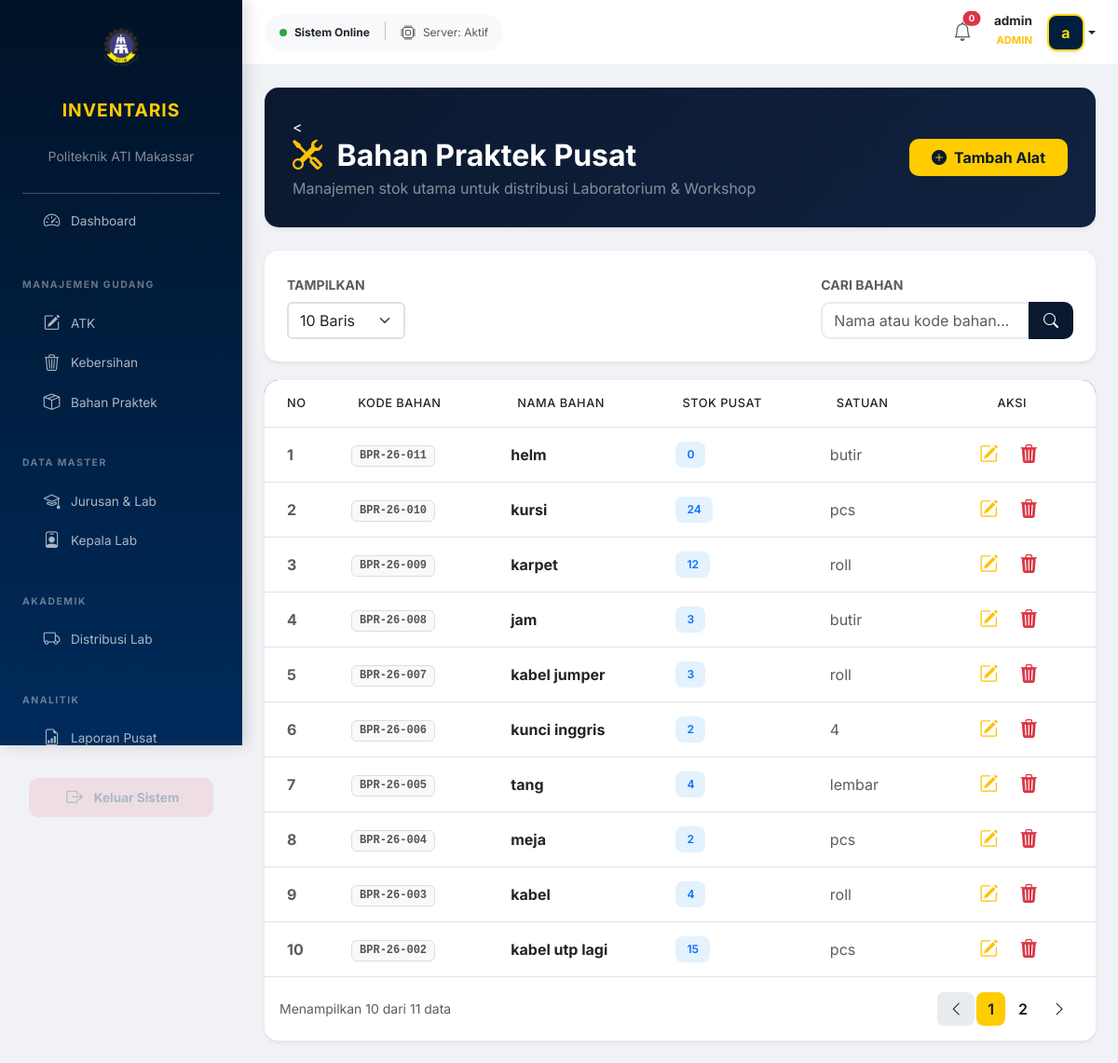
The page /modules/gudang/bahan-praktek.php (signed in) on the database as committed earlier.
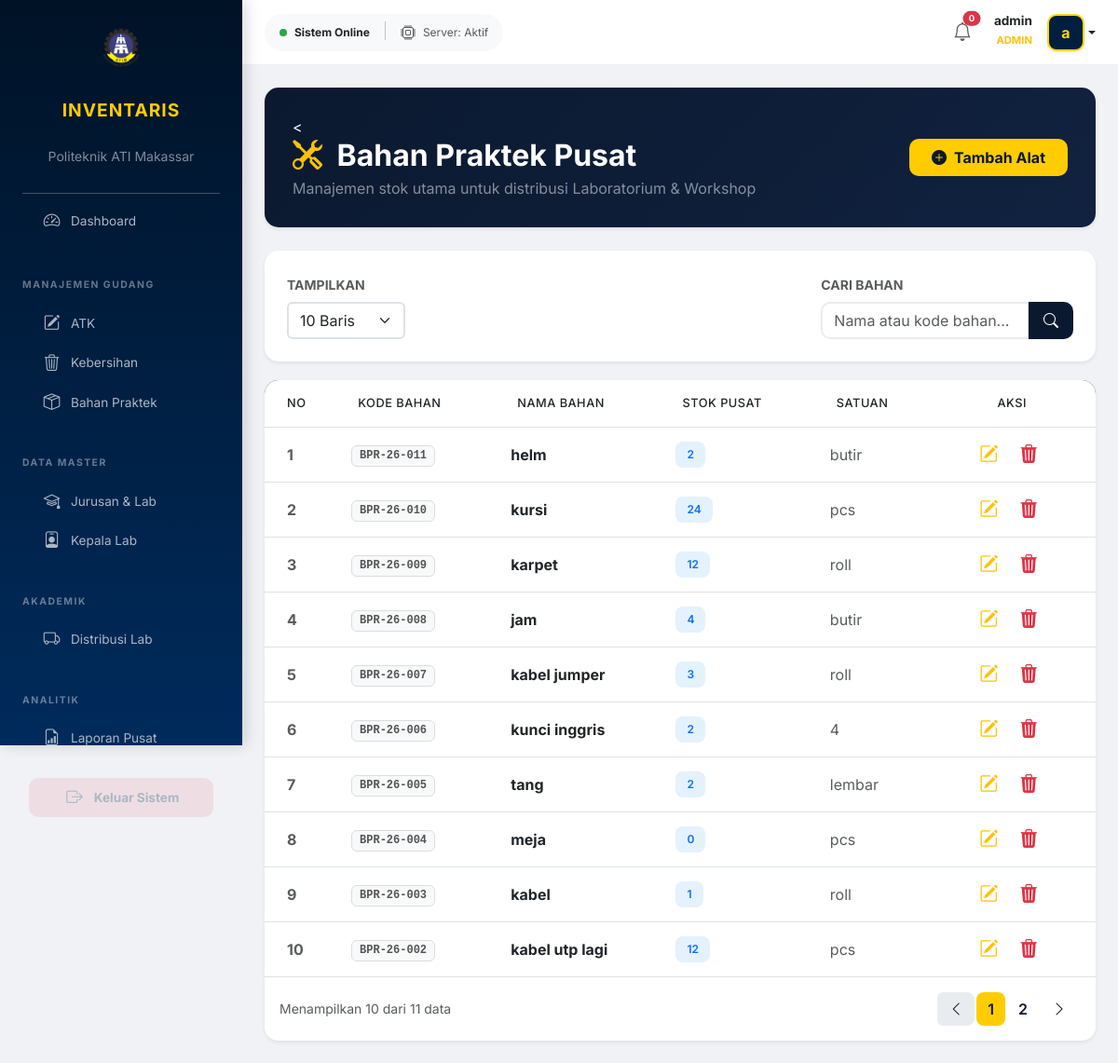
The same page on the database as committed later.
### tables this page shows
CREATE TABLE `bahan_praktek` (
  `id_praktek` int NOT NULL,
  `kode_bahan` varchar(20) DEFAULT NULL,
  `nama_bahan` varchar(100) DEFAULT NULL,
  `id_jurusan` int DEFAULT NULL,
  `id_lab` int DEFAULT NULL,
  `stok` int DEFAULT NULL,
  `satuan` varchar(50) DEFAULT NULL,
  `tgl_masuk` date DEFAULT NULL
);

### modules/gudang/bahan-praktek.php (the view, shortened to what this page needs)
<?php
include "../../config/database.php";
$limit = isset($_GET['limit']) ? (int)$_GET['limit'] : 10;
$page = isset($_GET['halaman']) ? (int)$_GET['halaman'] : 1;
$offset = ($page - 1) * $limit;
$search = isset($_GET['search']) ? mysqli_real_escape_string($conn, $_GET['search']) : '';
$whereClause = $search != '' ? "WHERE nama_bahan LIKE '%$search%' OR kode_bahan LIKE '%$search%'" : "";
$total_data_query = mysqli_query($conn, "SELECT COUNT(*) as total FROM bahan_praktek $whereClause");
$total_data = mysqli_fetch_assoc($total_data_query)['total'];
$total_pages = ceil($total_data / $limit);
$query = "SELECT * FROM bahan_praktek $whereClause ORDER BY id_praktek DESC LIMIT $offset, $limit";
$res = mysqli_query($conn, $query);
?>
<!DOCTYPE html>
<html lang="id">
<head>
    <link href="https://cdn.jsdelivr.net/npm/bootstrap@5.3.0/dist/css/bootstrap.min.css" rel="stylesheet">
    <link rel="stylesheet" href="https://cdn.jsdelivr.net/npm/bootstrap-icons@1.11.1/font/bootstrap-icons.css">
    <link href="../../assets/css/style.css" rel="stylesheet">
</head>
<body>
<div class="main-wrapper">
    <?php include "../../includes/sidebar.php"; ?>
    <div class="content-area">
        <?php include "../../includes/header.php"; ?>
        <main class="p-4">
            <div class="header-card d-flex justify-content-between align-items-center shadow-sm">
                <div>
                    <<h2 class="fw-bold mb-1"><i class="bi bi-tools text-warning me-2"></i> Bahan Praktek Pusat</h2>
                    <p class="mb-0 text-white-50">Manajemen stok utama untuk distribusi Laboratorium & Workshop</p>
                </div>
                <button class="btn btn-gold px-4 py-2" data-bs-toggle="modal" data-bs-target="#modalTambah">
                    <i class="bi bi-plus-circle-fill me-2"></i>Tambah Alat
                </button>
            </div>
    <div class="card filter-card shadow-sm">
        <div class="card-body p-4">
            <form method="GET" class="row g-3 align-items-end">
                <div class="col-md-2">
                    <label class="form-label small fw-bold text-muted">TAMPILKAN</label>
                    <select name="limit" class="form-select border-2" onchange="this.form.submit()">
                        <option value="10" <?= $limit == 10 ? 'selected' : ''; ?>>10 Baris</option>
                    </select>
                </div>
                <div class="col-md-4">
                    <label class="form-label small fw-bold text-muted">CARI BAHAN</label>
                    <div class="input-group">
                        <input type="text" name="search" class="form-control border-2 search-box" placeholder="Nama atau kode bahan..." value="<?= htmlspecialchars($search); ?>">
                        <button class="btn search-btn px-3" type="submit"><i class="bi bi-search"></i></button>
                    </div>
                </div>
            </form>
        </div>
    </div>
    <div class="card table-container shadow-sm">
        <div class="card-body p-0">
            <div class="table-responsive">
                <table class="table table-hover align-middle mb-0">
                    <thead>
                        <tr>
                            <th class="ps-4">No</th>
                            <th>Kode Bahan</th>
                            <th>Nama Bahan</th>
                            <th>Stok Pusat</th>
                            <th>Satuan</th>
                            <th class="text-center pe-4">Aksi</th>
                        </tr>
                    </thead>
                    <tbody>
                        <?php
                        $no = $offset + 1;
                        if(mysqli_num_rows($res) > 0):
                            while($row = mysqli_fetch_assoc($res)):
                        ?>
                        <tr>
                            <td class="ps-4 text-muted fw-bold"><?= $no++; ?></td>
                            <td><span class="badge badge-kode"><?= $row['kode_bahan']; ?></span></td>
                            <td class="fw-bold text-dark"><?= $row['nama_bahan']; ?></td>
                            <td><span class="badge badge-stok"><?= $row['stok']; ?></span></td>
                            <td class="text-muted"><?= $row['satuan']; ?></td>
                            <td class="text-center pe-4">
                                <div class="btn-group">
                                    <button class="btn btn-outline-warning border-0" data-bs-toggle="modal" data-bs-target="#modalEdit<?= $row['id_praktek']; ?>" title="Edit">
                                        <i class="bi bi-pencil-square fs-5"></i>
                                    </button>
                                    <button class="btn btn-outline-danger border-0" onclick="confirmDelete('<?= $row['id_praktek']; ?>')" title="Hapus">
                                        <i class="bi bi-trash3-fill fs-5"></i>
                                    </button>
                                </div>
                            </td>
                        </tr>
                        <?php endwhile; else: ?>
                        <tr><td colspan="6" class="text-center py-5 text-muted">Data bahan tidak ditemukan.</td></tr>
                        <?php endif; ?>
                    </tbody>
                </table>
            </div>
        </div>
        <div class="card-footer bg-white border-0 py-3">
            <nav class="d-flex justify-content-between align-items-center">
                <p class="text-muted small mb-0">Menampilkan <?= mysqli_num_rows($res); ?> dari <?= $total_data; ?> data</p>
                <ul class="pagination mb-0">
                    <li class="page-item <?= ($page <= 1) ? 'disabled' : ''; ?>">
                        <a class="page-link" href="?halaman=<?= $page-1; ?>&limit=<?= $limit; ?>&search=<?= $search; ?>"><i class="bi bi-chevron-left"></i></a>
                    </li>
                    <?php for($i=1; $i<=$total_pages; $i++): ?>
                    <li class="page-item <?= ($page == $i) ? 'active' : ''; ?>">
                        <a class="page-link" href="?halaman=<?= $i; ?>&limit=<?= $limit; ?>&search=<?= $search; ?>"><?= $i; ?></a>
                    </li>
                    <?php endfor; ?>
                    <li class="page-item <?= ($page >= $total_pages) ? 'disabled' : ''; ?>">
                        <a class="page-link" href="?halaman=<?= $page+1; ?>&limit=<?= $limit; ?>&search=<?= $search; ?>"><i class="bi bi-chevron-right"></i></a>
                    </li>
                </ul>
            </nav>
        </div>
    </div>
</div>
</body>
</html>

### includes/sidebar.php (shortened to what this page needs)
<?php
$protocol = isset($_SERVER['HTTPS']) && $_SERVER['HTTPS'] === 'on' ? "https" : "http";
$host = $_SERVER['HTTP_HOST'];
$current_dir = str_replace('\\', '/', dirname($_SERVER['SCRIPT_NAME']));
$parts = explode('/', trim($current_dir, '/'));
$root_folder = isset($parts[0]) ? "/" . $parts[0] . "/" : "/";
$base_url = $protocol . "://" . $host . $root_folder;
$role = isset($_SESSION['role']) ? $_SESSION['role'] : '';
?>
<div class="sidebar d-flex flex-column p-0">
    <div class="py-4 px-4 text-center">
        <img src="<?= $base_url; ?>../images/logo.png" alt="Logo" style="width: 50px;" class="mb-2">
        <h4 class="fw-bold mb-0" style="color: #ffcc00; letter-spacing: 1px; font-size: 1.2rem;">INVENTARIS</h4>
        <small class="text-white-50 small">Politeknik ATI Makassar</small>
    </div>
    <hr class="mx-4 opacity-25 my-1" style="background-color: #ffcc00;">
    <ul class="nav flex-column mb-auto px-2">
        <li class="nav-item">
            <a class="nav-link py-2" href="<?= $base_url; ?>../views/<?= ($role == 'admin') ? 'admin' : 'kepala-lab'; ?>/index.php">
                <i class="bi bi-speedometer2 me-2"></i> Dashboard
            </a>
        </li>
        <?php if($role == 'admin'): ?>
            <div class="nav-label mt-3 mb-1 px-3">Manajemen Gudang</div>
            <li class="nav-item"><a class="nav-link py-1" href="<?= $base_url; ?>../modules/gudang/atk.php"><i class="bi bi-pencil-square me-2"></i> ATK</a></li>
            <li class="nav-item"><a class="nav-link py-1" href="<?= $base_url; ?>../modules/gudang/kebersihan.php"><i class="bi bi-trash3 me-2"></i> Kebersihan</a></li>
            <li class="nav-item"><a class="nav-link py-1" href="<?= $base_url; ?>../modules/gudang/bahan-praktek.php"><i class="bi bi-box-seam me-2"></i> Bahan Praktek</a></li>
            <div class="nav-label mt-3 mb-1 px-3">Data Master</div>
            <li class="nav-item"><a class="nav-link py-1" href="<?= $base_url; ?>../modules/bahan-praktek/jurusan.php"><i class="bi bi-mortarboard me-2"></i> Jurusan & Lab</a></li>
            <li class="nav-item"><a class="nav-link py-1" href="<?= $base_url; ?>../modules/bahan-praktek/kepala-lab.php"><i class="bi bi-person-badge me-2"></i> Kepala Lab</a></li>
            <div class="nav-label mt-3 mb-1 px-3">Akademik</div>
            <li class="nav-item"><a class="nav-link py-1" href="<?= $base_url; ?>../modules/distribusi/index.php"><i class="bi bi-truck me-2"></i> Distribusi Lab</a></li>
        <?php endif; ?>
        <div class="nav-label mt-3 mb-1 px-3">Analitik</div>
        <li class="nav-item"><a class="nav-link py-1" href="<?= $base_url; ?>../modules/laporan/index.php"><i class="bi bi-file-earmark-bar-graph me-2"></i> Laporan Pusat</a></li>
    </ul>
    <div class="logout-box mt-auto p-3 border-top border-white border-opacity-10">
        <a class="nav-link py-2 text-danger fw-bold d-flex align-items-center justify-content-center"
           href="javascript:void(0)" onclick="prosesLogout()"
           style="background: rgba(220, 53, 69, 0.1); border-radius: 10px;">
            <i class="bi bi-box-arrow-right me-2"></i> Keluar Sistem
        </a>
    </div>
</div>

### includes/header.php (shortened to what this page needs)
<header class="topbar">
    <div class="container-fluid d-flex align-items-center justify-content-between px-0">
        <div class="d-flex align-items-center">
            <div class="status-indicator d-flex align-items-center bg-light px-3 py-2 rounded-pill">
                <span class="status-dot pulse me-2"></span>
                <small class="fw-bold text-dark" style="font-size: 0.75rem;">Sistem Online</small>
                <i class="bi bi-cpu text-muted me-2"></i>
                <small class="text-muted" style="font-size: 0.75rem;">Server: Aktif</small>
            </div>
        </div>
        <div class="d-flex align-items-center">
            <div class="me-4 position-relative" role="button">
                <i class="bi bi-bell fs-5 text-muted"></i>
                <span class="position-absolute top-0 start-100 translate-middle badge rounded-pill bg-danger" style="font-size: 0.6rem;">
                    <?= $stok_menipis ?? '0'; ?>
                </span>
            </div>
            <div class="dropdown">
                <div class="d-flex align-items-center dropdown-toggle" role="button" data-bs-toggle="dropdown">
                    <div class="text-end me-3 d-none d-sm-block">
                        <p class="mb-0 fw-bold text-dark" style="font-size: 0.85rem; line-height: 1;">
                            <?= $_SESSION['nama'] ?? 'User Admin'; ?>
                        </p>
                        <small class="text-warning fw-bold" style="font-size: 0.7rem; text-transform: uppercase;">
                            <?= $_SESSION['role'] ?? 'Administrator'; ?>
                        </small>
                    </div>
                    <div class="avatar-box shadow-sm" style="background: #001f3f; color: #FFD700; border: 2px solid #FFD700;">
                        <?= substr($_SESSION['nama'] ?? 'A', 0, 1); ?>
                    </div>
                </div>
            </div>
        </div>
    </div>
</header>

### assets/css/style.css (style rules this page uses)
:root { --primary-blue: #002b5c; --dark-blue: #001226; --accent-yellow: #FFD700; --text-gray: #aab7c4; --hover-bg: rgba(255, 255, 255, 0.08); --sidebar-width: 260px; }
body { font-family: 'Inter', sans-serif; background-color: #f8f9fa; margin: 0; overflow-x: hidden; }
.main-wrapper { display: flex; width: 100%; }
.content-area { margin-left: var(--sidebar-width); width: calc(100% - var(--sidebar-width)); min-height: 100vh; display: flex; flex-direction: column; transition: all 0.3s; }
.sidebar { width: var(--sidebar-width); background: linear-gradient(180deg, var(--dark-blue) 0%, var(--primary-blue) 100%); height: 100vh; color: white; position: fixed; top: 0; left: 0; z-index: 1000; box-shadow: 4px 0 15px rgba(0,0,0,0.15); display: flex; flex-direction: column; }
.sidebar h4 { font-size: 1.1rem; font-weight: 700; letter-spacing: 3px; color: var(--accent-yellow); padding: 25px 0; margin: 0; text-transform: uppercase; text-align: center; }
.nav-label { font-size: 0.65rem; text-transform: uppercase; letter-spacing: 1.5px; color: rgba(255,255,255,0.4); padding: 20px 25px 8px; font-weight: 700; }
.nav-link { color: var(--text-gray) !important; padding: 12px 20px; margin: 4px 15px; border-radius: 10px; display: flex; align-items: center; transition: all 0.3s ease; font-size: 0.85rem; text-decoration: none; }
.nav-link i { font-size: 1.1rem; width: 25px; margin-right: 12px; text-align: center; }
.topbar { height: 70px; background: #ffffff; display: flex; align-items: center; padding: 0 30px; border-bottom: 1px solid rgba(0,0,0,0.05); position: sticky; top: 0; z-index: 99; }
.avatar-box { width: 38px; height: 38px; background: var(--primary-blue); color: white; border-radius: 8px; display: flex; align-items: center; justify-content: center; font-weight: 700; box-shadow: 0 4px 10px rgba(0,43,92,0.2); }
.logout-box { padding: 20px; margin-top: auto; }

### modules/gudang/bahan-praktek.php (style rules this page uses)
:root { --navy: #0a192f; --navy-light: #112240; --gold: #ffcc00; }
body { background-color: #f0f2f5; font-family: 'Inter', sans-serif; }
.header-card { background: linear-gradient(135deg, var(--navy) 0%, var(--navy-light) 100%); color: white; border-radius: 15px; padding: 30px; margin-bottom: 25px; box-shadow: 0 10px 20px rgba(0,0,0,0.1); }
.filter-card { border-radius: 15px; border: none; margin-bottom: 20px; }
.search-box { border-radius: 10px 0 0 10px; border: 2px solid #e9ecef; }
.search-btn { border-radius: 0 10px 10px 0; background-color: var(--navy); color: white; border: none; }
.table-container { border-radius: 15px; overflow: hidden; background: white; border: none; }
.table thead { background-color: var(--navy); color: white; }
.table thead th { padding: 15px; font-weight: 500; text-transform: uppercase; font-size: 0.8rem; letter-spacing: 0.5px; }
.badge-stok { background-color: #e3f2fd; color: #0d6efd; font-weight: 600; padding: 8px 12px; border-radius: 8px; }
.badge-kode { background-color: #f8f9fa; color: #555; border: 1px solid #ddd; font-family: monospace; }
.pagination .page-link { color: var(--navy); border: none; margin: 0 3px; border-radius: 8px; font-weight: 600; }
.pagination .page-item.active .page-link { background-color: var(--gold); color: var(--navy); }
.btn-gold { background-color: var(--gold); color: var(--navy); font-weight: 700; border: none; border-radius: 10px; transition: 0.3s; }

### includes/header.php (style rules this page uses)
.status-dot { height: 8px; width: 8px; background-color: #28a745; border-radius: 50%; display: inline-block; }
.pulse { animation: pulse-animation 2s infinite; }
.avatar-box { width: 40px; height: 40px; border-radius: 10px; display: flex; align-items: center; justify-content: center; font-weight: bold; }
.topbar { padding: 0.75rem 1.5rem; background: #ffffff; border-bottom: 1px solid #edf2f9; }

Rows that differ between the two databases and show on the page:
changed bahan_praktek "helm": stok "0" → "2"
changed bahan_praktek "jam": stok "3" → "4"
changed bahan_praktek "tang": stok "4" → "2"
changed bahan_praktek "meja": stok "2" → "0"
changed bahan_praktek "kabel": stok "4" → "1"
changed bahan_praktek "kabel utp lagi": stok "15" → "12"
